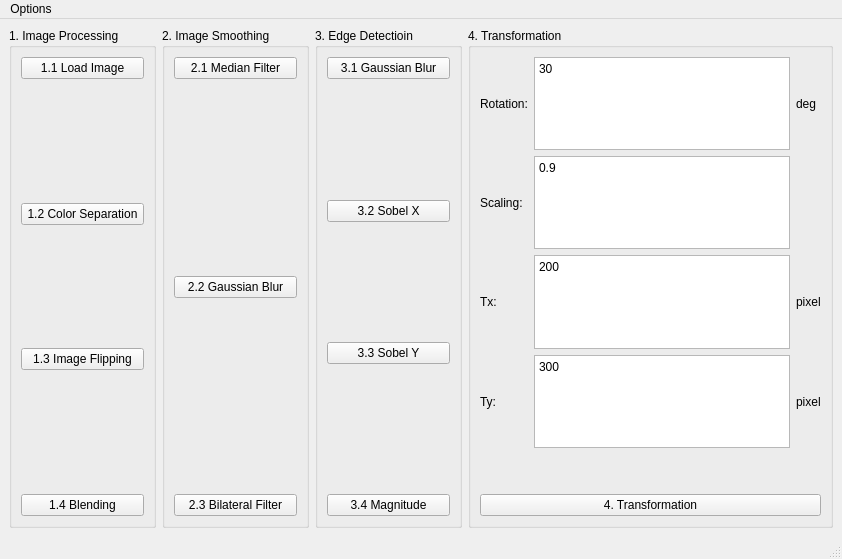
<?xml version="1.0" encoding="UTF-8"?>
<ui version="4.0">
 <class>hw1</class>
 <widget class="QMainWindow" name="hw1">
  <property name="enabled">
   <bool>true</bool>
  </property>
  <property name="geometry">
   <rect>
    <x>0</x>
    <y>0</y>
    <width>842</width>
    <height>559</height>
   </rect>
  </property>
  <property name="windowTitle">
   <string>hw1</string>
  </property>
  <widget class="QWidget" name="centralwidget">
   <property name="sizePolicy">
    <sizepolicy hsizetype="Maximum" vsizetype="Maximum">
     <horstretch>0</horstretch>
     <verstretch>0</verstretch>
    </sizepolicy>
   </property>
   <layout class="QHBoxLayout" name="horizontalLayout">
    <item>
     <widget class="QGroupBox" name="groupBox">
      <property name="sizePolicy">
       <sizepolicy hsizetype="Preferred" vsizetype="MinimumExpanding">
        <horstretch>1</horstretch>
        <verstretch>0</verstretch>
       </sizepolicy>
      </property>
      <property name="title">
       <string>1. Image Processing</string>
      </property>
      <layout class="QVBoxLayout" name="verticalLayout">
       <item>
        <widget class="QPushButton" name="bt_load">
         <property name="enabled">
          <bool>true</bool>
         </property>
         <property name="sizePolicy">
          <sizepolicy hsizetype="Minimum" vsizetype="Minimum">
           <horstretch>0</horstretch>
           <verstretch>0</verstretch>
          </sizepolicy>
         </property>
         <property name="layoutDirection">
          <enum>Qt::LeftToRight</enum>
         </property>
         <property name="text">
          <string>1.1 Load Image</string>
         </property>
        </widget>
       </item>
       <item>
        <spacer name="verticalSpacer">
         <property name="orientation">
          <enum>Qt::Vertical</enum>
         </property>
         <property name="sizeType">
          <enum>QSizePolicy::MinimumExpanding</enum>
         </property>
         <property name="sizeHint" stdset="0">
          <size>
           <width>20</width>
           <height>40</height>
          </size>
         </property>
        </spacer>
       </item>
       <item>
        <widget class="QPushButton" name="bt_cs">
         <property name="sizePolicy">
          <sizepolicy hsizetype="Minimum" vsizetype="Minimum">
           <horstretch>0</horstretch>
           <verstretch>0</verstretch>
          </sizepolicy>
         </property>
         <property name="text">
          <string>1.2 Color Separation</string>
         </property>
        </widget>
       </item>
       <item>
        <spacer name="verticalSpacer_2">
         <property name="orientation">
          <enum>Qt::Vertical</enum>
         </property>
         <property name="sizeType">
          <enum>QSizePolicy::MinimumExpanding</enum>
         </property>
         <property name="sizeHint" stdset="0">
          <size>
           <width>20</width>
           <height>40</height>
          </size>
         </property>
        </spacer>
       </item>
       <item>
        <widget class="QPushButton" name="bt_img_flip">
         <property name="sizePolicy">
          <sizepolicy hsizetype="Minimum" vsizetype="Minimum">
           <horstretch>0</horstretch>
           <verstretch>0</verstretch>
          </sizepolicy>
         </property>
         <property name="text">
          <string>1.3 Image Flipping</string>
         </property>
        </widget>
       </item>
       <item>
        <spacer name="verticalSpacer_3">
         <property name="orientation">
          <enum>Qt::Vertical</enum>
         </property>
         <property name="sizeType">
          <enum>QSizePolicy::MinimumExpanding</enum>
         </property>
         <property name="sizeHint" stdset="0">
          <size>
           <width>20</width>
           <height>64</height>
          </size>
         </property>
        </spacer>
       </item>
       <item>
        <widget class="QPushButton" name="bt_blend">
         <property name="sizePolicy">
          <sizepolicy hsizetype="Minimum" vsizetype="Minimum">
           <horstretch>0</horstretch>
           <verstretch>0</verstretch>
          </sizepolicy>
         </property>
         <property name="text">
          <string>1.4 Blending</string>
         </property>
        </widget>
       </item>
      </layout>
     </widget>
    </item>
    <item>
     <widget class="QGroupBox" name="groupBox_2">
      <property name="sizePolicy">
       <sizepolicy hsizetype="Preferred" vsizetype="MinimumExpanding">
        <horstretch>1</horstretch>
        <verstretch>0</verstretch>
       </sizepolicy>
      </property>
      <property name="title">
       <string>2. Image Smoothing</string>
      </property>
      <layout class="QVBoxLayout" name="verticalLayout_2">
       <item>
        <widget class="QPushButton" name="bt_mf">
         <property name="enabled">
          <bool>true</bool>
         </property>
         <property name="sizePolicy">
          <sizepolicy hsizetype="Minimum" vsizetype="Minimum">
           <horstretch>0</horstretch>
           <verstretch>0</verstretch>
          </sizepolicy>
         </property>
         <property name="layoutDirection">
          <enum>Qt::LeftToRight</enum>
         </property>
         <property name="text">
          <string>2.1 Median Filter</string>
         </property>
        </widget>
       </item>
       <item>
        <spacer name="verticalSpacer_4">
         <property name="orientation">
          <enum>Qt::Vertical</enum>
         </property>
         <property name="sizeType">
          <enum>QSizePolicy::MinimumExpanding</enum>
         </property>
         <property name="sizeHint" stdset="0">
          <size>
           <width>20</width>
           <height>40</height>
          </size>
         </property>
        </spacer>
       </item>
       <item>
        <widget class="QPushButton" name="bt_gb">
         <property name="sizePolicy">
          <sizepolicy hsizetype="Minimum" vsizetype="Minimum">
           <horstretch>0</horstretch>
           <verstretch>0</verstretch>
          </sizepolicy>
         </property>
         <property name="text">
          <string>2.2 Gaussian Blur</string>
         </property>
        </widget>
       </item>
       <item>
        <spacer name="verticalSpacer_5">
         <property name="orientation">
          <enum>Qt::Vertical</enum>
         </property>
         <property name="sizeType">
          <enum>QSizePolicy::MinimumExpanding</enum>
         </property>
         <property name="sizeHint" stdset="0">
          <size>
           <width>20</width>
           <height>40</height>
          </size>
         </property>
        </spacer>
       </item>
       <item>
        <widget class="QPushButton" name="bt_bf">
         <property name="sizePolicy">
          <sizepolicy hsizetype="Minimum" vsizetype="Minimum">
           <horstretch>0</horstretch>
           <verstretch>0</verstretch>
          </sizepolicy>
         </property>
         <property name="text">
          <string>2.3 Bilateral Filter</string>
         </property>
        </widget>
       </item>
      </layout>
     </widget>
    </item>
    <item>
     <widget class="QGroupBox" name="groupBox_3">
      <property name="sizePolicy">
       <sizepolicy hsizetype="Preferred" vsizetype="Minimum">
        <horstretch>1</horstretch>
        <verstretch>0</verstretch>
       </sizepolicy>
      </property>
      <property name="title">
       <string>3. Edge Detectioin</string>
      </property>
      <layout class="QVBoxLayout" name="verticalLayout_3">
       <item>
        <widget class="QPushButton" name="bt_gb3">
         <property name="enabled">
          <bool>true</bool>
         </property>
         <property name="sizePolicy">
          <sizepolicy hsizetype="Minimum" vsizetype="Minimum">
           <horstretch>0</horstretch>
           <verstretch>0</verstretch>
          </sizepolicy>
         </property>
         <property name="layoutDirection">
          <enum>Qt::LeftToRight</enum>
         </property>
         <property name="text">
          <string>3.1 Gaussian Blur</string>
         </property>
        </widget>
       </item>
       <item>
        <spacer name="verticalSpacer_6">
         <property name="orientation">
          <enum>Qt::Vertical</enum>
         </property>
         <property name="sizeType">
          <enum>QSizePolicy::MinimumExpanding</enum>
         </property>
         <property name="sizeHint" stdset="0">
          <size>
           <width>20</width>
           <height>40</height>
          </size>
         </property>
        </spacer>
       </item>
       <item>
        <widget class="QPushButton" name="bt_sx">
         <property name="sizePolicy">
          <sizepolicy hsizetype="Minimum" vsizetype="Minimum">
           <horstretch>0</horstretch>
           <verstretch>0</verstretch>
          </sizepolicy>
         </property>
         <property name="text">
          <string>3.2 Sobel X</string>
         </property>
        </widget>
       </item>
       <item>
        <spacer name="verticalSpacer_7">
         <property name="orientation">
          <enum>Qt::Vertical</enum>
         </property>
         <property name="sizeType">
          <enum>QSizePolicy::MinimumExpanding</enum>
         </property>
         <property name="sizeHint" stdset="0">
          <size>
           <width>20</width>
           <height>40</height>
          </size>
         </property>
        </spacer>
       </item>
       <item>
        <widget class="QPushButton" name="bt_sy">
         <property name="sizePolicy">
          <sizepolicy hsizetype="Minimum" vsizetype="Minimum">
           <horstretch>0</horstretch>
           <verstretch>0</verstretch>
          </sizepolicy>
         </property>
         <property name="text">
          <string>3.3 Sobel Y</string>
         </property>
        </widget>
       </item>
       <item>
        <spacer name="verticalSpacer_8">
         <property name="orientation">
          <enum>Qt::Vertical</enum>
         </property>
         <property name="sizeType">
          <enum>QSizePolicy::MinimumExpanding</enum>
         </property>
         <property name="sizeHint" stdset="0">
          <size>
           <width>20</width>
           <height>124</height>
          </size>
         </property>
        </spacer>
       </item>
       <item>
        <widget class="QPushButton" name="bt_mag">
         <property name="sizePolicy">
          <sizepolicy hsizetype="Minimum" vsizetype="Minimum">
           <horstretch>0</horstretch>
           <verstretch>0</verstretch>
          </sizepolicy>
         </property>
         <property name="text">
          <string>3.4 Magnitude</string>
         </property>
        </widget>
       </item>
      </layout>
     </widget>
    </item>
    <item>
     <widget class="QGroupBox" name="groupBox_4">
      <property name="sizePolicy">
       <sizepolicy hsizetype="Preferred" vsizetype="Preferred">
        <horstretch>2</horstretch>
        <verstretch>0</verstretch>
       </sizepolicy>
      </property>
      <property name="title">
       <string>4. Transformation</string>
      </property>
      <layout class="QVBoxLayout" name="verticalLayout_4">
       <item>
        <layout class="QGridLayout" name="gridLayout">
         <property name="sizeConstraint">
          <enum>QLayout::SetMinimumSize</enum>
         </property>
         <item row="2" column="2">
          <widget class="QLabel" name="label_6">
           <property name="text">
            <string>pixel</string>
           </property>
          </widget>
         </item>
         <item row="1" column="1">
          <widget class="QPlainTextEdit" name="te_scale">
           <property name="sizePolicy">
            <sizepolicy hsizetype="Minimum" vsizetype="Maximum">
             <horstretch>0</horstretch>
             <verstretch>0</verstretch>
            </sizepolicy>
           </property>
           <property name="plainText">
            <string>0.9</string>
           </property>
          </widget>
         </item>
         <item row="1" column="0">
          <widget class="QLabel" name="label_3">
           <property name="text">
            <string>Scaling:</string>
           </property>
          </widget>
         </item>
         <item row="0" column="0">
          <widget class="QLabel" name="label">
           <property name="text">
            <string>Rotation:</string>
           </property>
          </widget>
         </item>
         <item row="0" column="2">
          <widget class="QLabel" name="label_2">
           <property name="text">
            <string>deg</string>
           </property>
          </widget>
         </item>
         <item row="2" column="0">
          <widget class="QLabel" name="label_4">
           <property name="text">
            <string>Tx:</string>
           </property>
          </widget>
         </item>
         <item row="3" column="2">
          <widget class="QLabel" name="label_7">
           <property name="text">
            <string>pixel</string>
           </property>
          </widget>
         </item>
         <item row="0" column="1">
          <widget class="QPlainTextEdit" name="te_rot">
           <property name="sizePolicy">
            <sizepolicy hsizetype="Minimum" vsizetype="Maximum">
             <horstretch>0</horstretch>
             <verstretch>0</verstretch>
            </sizepolicy>
           </property>
           <property name="plainText">
            <string>30</string>
           </property>
          </widget>
         </item>
         <item row="3" column="1">
          <widget class="QPlainTextEdit" name="te_ty">
           <property name="sizePolicy">
            <sizepolicy hsizetype="Minimum" vsizetype="Maximum">
             <horstretch>0</horstretch>
             <verstretch>0</verstretch>
            </sizepolicy>
           </property>
           <property name="plainText">
            <string>300</string>
           </property>
          </widget>
         </item>
         <item row="3" column="0">
          <widget class="QLabel" name="label_5">
           <property name="text">
            <string>Ty:</string>
           </property>
          </widget>
         </item>
         <item row="2" column="1">
          <widget class="QPlainTextEdit" name="te_tx">
           <property name="sizePolicy">
            <sizepolicy hsizetype="Minimum" vsizetype="Maximum">
             <horstretch>0</horstretch>
             <verstretch>0</verstretch>
            </sizepolicy>
           </property>
           <property name="plainText">
            <string>200</string>
           </property>
          </widget>
         </item>
        </layout>
       </item>
       <item>
        <spacer name="verticalSpacer_9">
         <property name="orientation">
          <enum>Qt::Vertical</enum>
         </property>
         <property name="sizeType">
          <enum>QSizePolicy::MinimumExpanding</enum>
         </property>
         <property name="sizeHint" stdset="0">
          <size>
           <width>20</width>
           <height>40</height>
          </size>
         </property>
        </spacer>
       </item>
       <item>
        <widget class="QPushButton" name="bt_transform">
         <property name="sizePolicy">
          <sizepolicy hsizetype="Minimum" vsizetype="Minimum">
           <horstretch>0</horstretch>
           <verstretch>0</verstretch>
          </sizepolicy>
         </property>
         <property name="text">
          <string>4. Transformation</string>
         </property>
        </widget>
       </item>
      </layout>
     </widget>
    </item>
   </layout>
  </widget>
  <widget class="QMenuBar" name="menubar">
   <property name="geometry">
    <rect>
     <x>0</x>
     <y>0</y>
     <width>842</width>
     <height>25</height>
    </rect>
   </property>
   <widget class="QMenu" name="menuOptions">
    <property name="title">
     <string>Options</string>
    </property>
    <addaction name="actionExit"/>
   </widget>
   <addaction name="menuOptions"/>
  </widget>
  <widget class="QStatusBar" name="statusbar"/>
  <action name="actionExit">
   <property name="text">
    <string>Exit</string>
   </property>
  </action>
 </widget>
 <resources/>
 <connections/>
</ui>
